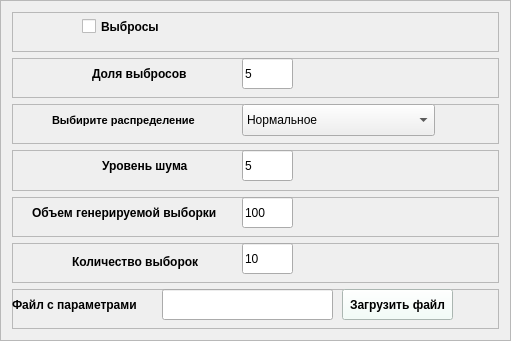
                    <widget class="QFrame" name="frame_25">
                     <property name="geometry">
                      <rect>
                       <x>490</x>
                       <y>200</y>
                       <width>511</width>
                       <height>341</height>
                      </rect>
                     </property>
                     <property name="styleSheet">
                      <string notr="true"/>
                     </property>
                     <property name="frameShape">
                      <enum>QFrame::StyledPanel</enum>
                     </property>
                     <property name="frameShadow">
                      <enum>QFrame::Raised</enum>
                     </property>
                     <layout class="QVBoxLayout" name="verticalLayout_12">
                      <item>
                       <widget class="QFrame" name="frame_26">
                        <property name="frameShape">
                         <enum>QFrame::StyledPanel</enum>
                        </property>
                        <property name="frameShadow">
                         <enum>QFrame::Raised</enum>
                        </property>
                        <widget class="QCheckBox" name="checkBox_witDrops">
                         <property name="geometry">
                          <rect>
                           <x>70</x>
                           <y>-1</y>
                           <width>171</width>
                           <height>31</height>
                          </rect>
                         </property>
                         <property name="font">
                          <font>
                           <weight>75</weight>
                           <bold>true</bold>
                          </font>
                         </property>
                         <property name="styleSheet">
                          <string notr="true">color: rgb(0, 0, 0);</string>
                         </property>
                         <property name="text">
                          <string>Выбросы</string>
                         </property>
                        </widget>
                       </widget>
                      </item>
                      <item>
                       <widget class="QFrame" name="frame_28">
                        <property name="frameShape">
                         <enum>QFrame::StyledPanel</enum>
                        </property>
                        <property name="frameShadow">
                         <enum>QFrame::Raised</enum>
                        </property>
                        <widget class="QLabel" name="label_24">
                         <property name="geometry">
                          <rect>
                           <x>80</x>
                           <y>0</y>
                           <width>131</width>
                           <height>31</height>
                          </rect>
                         </property>
                         <property name="font">
                          <font>
                           <family>Segoe UI</family>
                           <weight>75</weight>
                           <bold>true</bold>
                          </font>
                         </property>
                         <property name="styleSheet">
                          <string notr="true">color: rgb(0, 0, 0);</string>
                         </property>
                         <property name="text">
                          <string>Доля выбросов</string>
                         </property>
                        </widget>
                        <widget class="QLineEdit" name="lineEdit_v">
                         <property name="geometry">
                          <rect>
                           <x>230</x>
                           <y>0</y>
                           <width>51</width>
                           <height>31</height>
                          </rect>
                         </property>
                         <property name="styleSheet">
                          <string notr="true">color: rgb(0, 0, 0);</string>
                         </property>
                         <property name="text">
                          <string>5</string>
                         </property>
                        </widget>
                       </widget>
                      </item>
                      <item>
                       <widget class="QFrame" name="frame_27">
                        <property name="frameShape">
                         <enum>QFrame::StyledPanel</enum>
                        </property>
                        <property name="frameShadow">
                         <enum>QFrame::Raised</enum>
                        </property>
                        <widget class="QLabel" name="label_9">
                         <property name="geometry">
                          <rect>
                           <x>180</x>
                           <y>30</y>
                           <width>193</width>
                           <height>32</height>
                          </rect>
                         </property>
                         <property name="font">
                          <font>
                           <family>Segoe UI</family>
                           <pointsize>8</pointsize>
                           <weight>75</weight>
                           <bold>true</bold>
                          </font>
                         </property>
                         <property name="styleSheet">
                          <string notr="true">color: rgb(0, 0, 0);</string>
                         </property>
                         <property name="text">
                          <string>Выбирите распределение </string>
                         </property>
                        </widget>
                        <widget class="QLabel" name="label_10">
                         <property name="geometry">
                          <rect>
                           <x>40</x>
                           <y>0</y>
                           <width>171</width>
                           <height>32</height>
                          </rect>
                         </property>
                         <property name="font">
                          <font>
                           <family>Segoe UI</family>
                           <pointsize>8</pointsize>
                           <weight>75</weight>
                           <bold>true</bold>
                          </font>
                         </property>
                         <property name="styleSheet">
                          <string notr="true">color: rgb(0, 0, 0);</string>
                         </property>
                         <property name="text">
                          <string>Выбирите распределение </string>
                         </property>
                        </widget>
                        <widget class="QComboBox" name="comboBox_choiceD_2">
                         <property name="geometry">
                          <rect>
                           <x>230</x>
                           <y>0</y>
                           <width>193</width>
                           <height>32</height>
                          </rect>
                         </property>
                         <property name="styleSheet">
                          <string notr="true">QComboBox{
	background-color: transparent;
	border-radius: 5px;
	border: 2px solid rgb(27, 29, 35);
	padding: 5px;
	padding-left: 10px;
    color: rgb(0, 0, 0);	
}
QComboBox:hover{
	border: 2px solid rgb(64, 71, 88);
}
QComboBox QAbstractItemView {
	color: rgb(0, 0, 0);	
	background-color: rgb(210, 210, 210);
	padding: 10px;
	selection-background-color: rgb(39, 44, 54);
}
color: rgb(0, 0, 0);</string>
                         </property>
                         <item>
                          <property name="text">
                           <string notr="true">Нормальное </string>
                          </property>
                         </item>
                         <item>
                          <property name="text">
                           <string notr="true">Экспоненциальное</string>
                          </property>
                         </item>
                        </widget>
                       </widget>
                      </item>
                      <item>
                       <widget class="QFrame" name="frame_29">
                        <property name="frameShape">
                         <enum>QFrame::StyledPanel</enum>
                        </property>
                        <property name="frameShadow">
                         <enum>QFrame::Raised</enum>
                        </property>
                        <widget class="QLabel" name="label_26">
                         <property name="geometry">
                          <rect>
                           <x>90</x>
                           <y>0</y>
                           <width>121</width>
                           <height>31</height>
                          </rect>
                         </property>
                         <property name="font">
                          <font>
                           <family>Segoe UI</family>
                           <weight>75</weight>
                           <bold>true</bold>
                          </font>
                         </property>
                         <property name="styleSheet">
                          <string notr="true">color: rgb(0, 0, 0);</string>
                         </property>
                         <property name="text">
                          <string>Уровень шума</string>
                         </property>
                        </widget>
                        <widget class="QLineEdit" name="lineEdit_step">
                         <property name="geometry">
                          <rect>
                           <x>230</x>
                           <y>0</y>
                           <width>51</width>
                           <height>31</height>
                          </rect>
                         </property>
                         <property name="styleSheet">
                          <string notr="true">color: rgb(0, 0, 0);</string>
                         </property>
                         <property name="text">
                          <string>5</string>
                         </property>
                        </widget>
                       </widget>
                      </item>
                      <item>
                       <widget class="QFrame" name="frame_30">
                        <property name="frameShape">
                         <enum>QFrame::StyledPanel</enum>
                        </property>
                        <property name="frameShadow">
                         <enum>QFrame::Raised</enum>
                        </property>
                        <widget class="QLabel" name="label_27">
                         <property name="geometry">
                          <rect>
                           <x>20</x>
                           <y>0</y>
                           <width>211</width>
                           <height>31</height>
                          </rect>
                         </property>
                         <property name="font">
                          <font>
                           <family>Segoe UI</family>
                           <weight>75</weight>
                           <bold>true</bold>
                          </font>
                         </property>
                         <property name="styleSheet">
                          <string notr="true">color: rgb(0, 0, 0);</string>
                         </property>
                         <property name="text">
                          <string>Объем генерируемой выборки</string>
                         </property>
                        </widget>
                        <widget class="QLineEdit" name="lineEdit_vv">
                         <property name="geometry">
                          <rect>
                           <x>230</x>
                           <y>0</y>
                           <width>51</width>
                           <height>31</height>
                          </rect>
                         </property>
                         <property name="styleSheet">
                          <string notr="true">color: rgb(0, 0, 0);</string>
                         </property>
                         <property name="text">
                          <string>100</string>
                         </property>
                        </widget>
                       </widget>
                      </item>
                      <item>
                       <widget class="QFrame" name="frame_31">
                        <property name="frameShape">
                         <enum>QFrame::StyledPanel</enum>
                        </property>
                        <property name="frameShadow">
                         <enum>QFrame::Raised</enum>
                        </property>
                        <widget class="QLabel" name="label_28">
                         <property name="geometry">
                          <rect>
                           <x>60</x>
                           <y>10</y>
                           <width>151</width>
                           <height>17</height>
                          </rect>
                         </property>
                         <property name="font">
                          <font>
                           <family>Segoe UI</family>
                           <weight>75</weight>
                           <bold>true</bold>
                          </font>
                         </property>
                         <property name="styleSheet">
                          <string notr="true">color: rgb(0, 0, 0);</string>
                         </property>
                         <property name="text">
                          <string>Количество выборок</string>
                         </property>
                        </widget>
                        <widget class="QLineEdit" name="lineEdit_kilvo">
                         <property name="geometry">
                          <rect>
                           <x>230</x>
                           <y>0</y>
                           <width>51</width>
                           <height>31</height>
                          </rect>
                         </property>
                         <property name="styleSheet">
                          <string notr="true">color: rgb(0, 0, 0);</string>
                         </property>
                         <property name="text">
                          <string>10</string>
                         </property>
                        </widget>
                       </widget>
                      </item>
                      <item>
                       <widget class="QFrame" name="frame_34">
                        <property name="styleSheet">
                         <string notr="true"/>
                        </property>
                        <property name="frameShape">
                         <enum>QFrame::StyledPanel</enum>
                        </property>
                        <property name="frameShadow">
                         <enum>QFrame::Raised</enum>
                        </property>
                        <widget class="QPushButton" name="filebutton_parametrs">
                         <property name="geometry">
                          <rect>
                           <x>330</x>
                           <y>0</y>
                           <width>111</width>
                           <height>31</height>
                          </rect>
                         </property>
                         <property name="palette">
                          <palette>
                           <active>
                            <colorrole role="WindowText">
                             <brush brushstyle="SolidPattern">
                              <color alpha="255">
                               <red>0</red>
                               <green>0</green>
                               <blue>0</blue>
                              </color>
                             </brush>
                            </colorrole>
                            <colorrole role="Button">
                             <brush brushstyle="SolidPattern">
                              <color alpha="255">
                               <red>240</red>
                               <green>255</green>
                               <blue>248</blue>
                              </color>
                             </brush>
                            </colorrole>
                            <colorrole role="Text">
                             <brush brushstyle="SolidPattern">
                              <color alpha="255">
                               <red>0</red>
                               <green>0</green>
                               <blue>0</blue>
                              </color>
                             </brush>
                            </colorrole>
                            <colorrole role="ButtonText">
                             <brush brushstyle="SolidPattern">
                              <color alpha="255">
                               <red>0</red>
                               <green>0</green>
                               <blue>0</blue>
                              </color>
                             </brush>
                            </colorrole>
                            <colorrole role="Base">
                             <brush brushstyle="SolidPattern">
                              <color alpha="255">
                               <red>240</red>
                               <green>255</green>
                               <blue>248</blue>
                              </color>
                             </brush>
                            </colorrole>
                            <colorrole role="Window">
                             <brush brushstyle="SolidPattern">
                              <color alpha="255">
                               <red>240</red>
                               <green>255</green>
                               <blue>248</blue>
                              </color>
                             </brush>
                            </colorrole>
                           </active>
                           <inactive>
                            <colorrole role="WindowText">
                             <brush brushstyle="SolidPattern">
                              <color alpha="255">
                               <red>0</red>
                               <green>0</green>
                               <blue>0</blue>
                              </color>
                             </brush>
                            </colorrole>
                            <colorrole role="Button">
                             <brush brushstyle="SolidPattern">
                              <color alpha="255">
                               <red>240</red>
                               <green>255</green>
                               <blue>248</blue>
                              </color>
                             </brush>
                            </colorrole>
                            <colorrole role="Text">
                             <brush brushstyle="SolidPattern">
                              <color alpha="255">
                               <red>0</red>
                               <green>0</green>
                               <blue>0</blue>
                              </color>
                             </brush>
                            </colorrole>
                            <colorrole role="ButtonText">
                             <brush brushstyle="SolidPattern">
                              <color alpha="255">
                               <red>0</red>
                               <green>0</green>
                               <blue>0</blue>
                              </color>
                             </brush>
                            </colorrole>
                            <colorrole role="Base">
                             <brush brushstyle="SolidPattern">
                              <color alpha="255">
                               <red>240</red>
                               <green>255</green>
                               <blue>248</blue>
                              </color>
                             </brush>
                            </colorrole>
                            <colorrole role="Window">
                             <brush brushstyle="SolidPattern">
                              <color alpha="255">
                               <red>240</red>
                               <green>255</green>
                               <blue>248</blue>
                              </color>
                             </brush>
                            </colorrole>
                           </inactive>
                           <disabled>
                            <colorrole role="WindowText">
                             <brush brushstyle="SolidPattern">
                              <color alpha="255">
                               <red>0</red>
                               <green>0</green>
                               <blue>0</blue>
                              </color>
                             </brush>
                            </colorrole>
                            <colorrole role="Button">
                             <brush brushstyle="SolidPattern">
                              <color alpha="255">
                               <red>240</red>
                               <green>255</green>
                               <blue>248</blue>
                              </color>
                             </brush>
                            </colorrole>
                            <colorrole role="Text">
                             <brush brushstyle="SolidPattern">
                              <color alpha="255">
                               <red>0</red>
                               <green>0</green>
                               <blue>0</blue>
                              </color>
                             </brush>
                            </colorrole>
                            <colorrole role="ButtonText">
                             <brush brushstyle="SolidPattern">
                              <color alpha="255">
                               <red>0</red>
                               <green>0</green>
                               <blue>0</blue>
                              </color>
                             </brush>
                            </colorrole>
                            <colorrole role="Base">
                             <brush brushstyle="SolidPattern">
                              <color alpha="255">
                               <red>240</red>
                               <green>255</green>
                               <blue>248</blue>
                              </color>
                             </brush>
                            </colorrole>
                            <colorrole role="Window">
                             <brush brushstyle="SolidPattern">
                              <color alpha="255">
                               <red>240</red>
                               <green>255</green>
                               <blue>248</blue>
                              </color>
                             </brush>
                            </colorrole>
                           </disabled>
                          </palette>
                         </property>
                         <property name="font">
                          <font>
                           <family>Segoe UI</family>
                           <weight>75</weight>
                           <bold>true</bold>
                          </font>
                         </property>
                         <property name="styleSheet">
                          <string notr="true">background-color: rgb(240, 255, 248);
color: rgb(0, 0, 0);</string>
                         </property>
                         <property name="text">
                          <string>Загрузить файл</string>
                         </property>
                        </widget>
                        <widget class="QLineEdit" name="lineEdit_pathpar">
                         <property name="geometry">
                          <rect>
                           <x>150</x>
                           <y>0</y>
                           <width>171</width>
                           <height>31</height>
                          </rect>
                         </property>
                         <property name="styleSheet">
                          <string notr="true">color: rgb(0, 0, 0);</string>
                         </property>
                         <property name="text">
                          <string/>
                         </property>
                        </widget>
                        <widget class="QLabel" name="label_29">
                         <property name="geometry">
                          <rect>
                           <x>0</x>
                           <y>0</y>
                           <width>151</width>
                           <height>31</height>
                          </rect>
                         </property>
                         <property name="font">
                          <font>
                           <family>Segoe UI</family>
                           <weight>75</weight>
                           <bold>true</bold>
                          </font>
                         </property>
                         <property name="styleSheet">
                          <string notr="true">color: rgb(0, 0, 0);</string>
                         </property>
                         <property name="text">
                          <string>Файл с параметрами</string>
                         </property>
                        </widget>
                       </widget>
                      </item>
                     </layout>
                    </widget>
